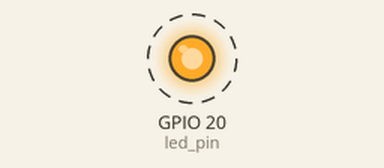
Simulated run of this program. Board: Raspberry Pi (BCM pin numbers). Shown: output pins drawn as LEDs (lit = HIGH). Dashed ring = blinking. What the program prints to the terminal is not drawn. At 40.0 s the program stops and its outputs stay as they are.

Above: at 0.5 s.
Timing chart, 0 to 4.6 s (numbered marks = the images above):
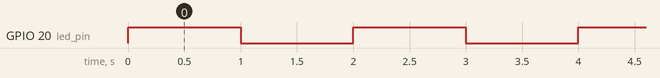

The program:

hello_world_blink.py
```python
# See https://github.com/tachyonlabs/raspberry_pi_pyladies_presentation
# for information on the wiring and the presentation in general

# The Rpi.GPIO library makes it easy for your programs to read from and write to
# the Raspberry Pi's GPIO (General Purpose Input/Output) pins
import RPi.GPIO as GPIO
import time

# GPIO.BCM mode selects the pin numbering system of GPIO pin channels
# as opposed to GPIO.BOARD mode which uses P1 connector pin numbers
GPIO.setmode(GPIO.BCM)

# Any Raspberry Pi pin you use needs to be set as either an input or an output
# Here we are setting pin GPIO 20 as an output to control the LED (I didn't choose
# GPIO pin 20 for any particular reason - you can use whichever GPIO pin or pins
# you like so long as you use the same pins in your circuit and your software)
led_pin = 20
GPIO.setup(led_pin, GPIO.OUT)

# Blink the LED twenty times, with a frequency of one second on, one second off
number_of_times_to_blink = 20
number_of_seconds = 1
for i in range(number_of_times_to_blink):
    # Output high (3.3 volts) on pin 20, to turn the LED on
    GPIO.output(led_pin, GPIO.HIGH)
    # Leave the LED on for one second
    time.sleep(number_of_seconds)
    # Output low (0 volts) on pin 20, to turn the LED off
    GPIO.output(led_pin, GPIO.LOW)
    # Leave the LED off for one second
    time.sleep(number_of_seconds)

# This resets any ports used in your program
GPIO.cleanup()

# Why not? :-)
print("Hello World!")
# This will print some general info about your Raspberry Pi
print("Raspberry Pi stats: {}".format(GPIO.RPI_INFO))
```

Measured:
- by itself, GPIO 20 (led_pin): alternates HIGH for 1.0 s and LOW for 1.0 s, 40 changes in all, then stays LOW
